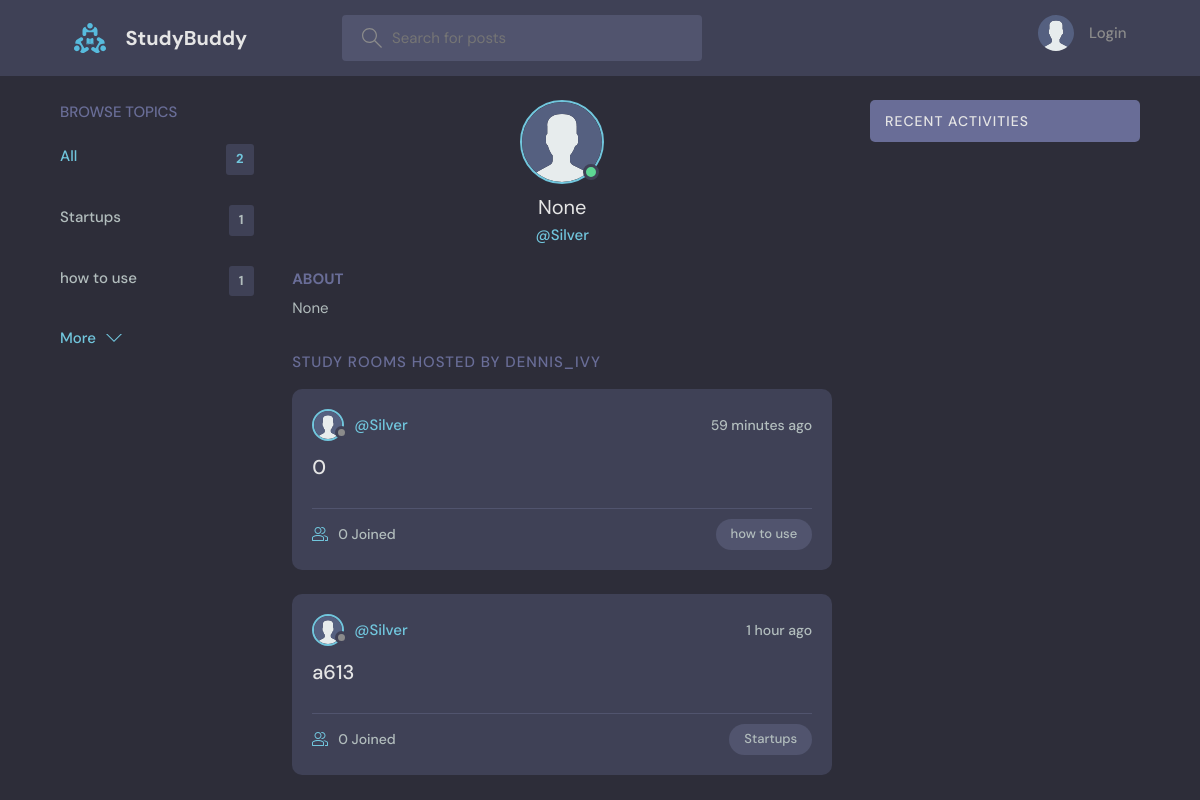
Page /profile/1/ on the committed database.
### base/models.py (models this page shows, shortened)
class Topic(models.Model):
    name = models.CharField(max_length=200)

class User(AbstractUser):
    name = models.CharField(max_length=200, null=True)
    email = models.EmailField(unique=True, null=True)
    bio = models.TextField(null=True)
    avatar = models.ImageField(null=True, default="avatar.svg")

class Room(models.Model):
    host = models.ForeignKey(User, on_delete=models.SET_NULL, null=True)
    topic = models.ForeignKey(Topic, on_delete=models.SET_NULL, null=True)
    name = models.CharField(max_length=200)
    description = models.TextField(null=True, blank=True)
    participants = models.ManyToManyField(
        User, related_name='participants', blank=True)
    updated = models.DateTimeField(auto_now=True)
    created = models.DateTimeField(auto_now_add=True)
    class Meta:
        ordering = ['-updated', '-created']

### base/views.py (the view)
# urls.py: path('profile/<str:pk>/', views.userProfile, name="user-profile"),
def userProfile(request, pk):
    user = User.objects.get(id=pk)
    rooms = user.room_set.all()
    room_messages = user.message_set.all()
    topics = Topic.objects.all()
    context = {'user': user, 'rooms': rooms,
               'room_messages': room_messages, 'topics': topics}
    return render(request, 'base/profile.html', context)

### base/templates/base/profile.html (shortened to what this page needs)
{% extends 'main.html' %}
{% block content %}
<main class="profile-page layout layout--3">
  <div class="container">
    {% include 'base/topics_component.html' %}
    <div class="roomList">
      <div class="profile">
        <div class="profile__avatar">
          <div class="avatar avatar--large active">
            <img src="{{user.avatar.url}}" />
          </div>
        </div>
        <div class="profile__info">
          <h3>{{user.name}}</h3>
          <p>@{{user.username}}</p>
        </div>
        <div class="profile__about">
          <h3>About</h3>
          <p>
            {{user.bio}}
          </p>
        </div>
      </div>
      <div class="roomList__header">
        <div>
          <h2>Study Rooms Hosted by dennis_ivy</a>
          </h2>
        </div>
      </div>
      {% include 'base/feed_component.html' %}
    </div>
    {% include 'base/activity_component.html' %}
  </div>
</main>
{% endblock content %}

### templates/main.html (shortened to what this page needs)
<!DOCTYPE html>
{% load static %}
<html lang="en">
<head>
    <link rel="stylesheet" href="{% static 'styles/style.css' %}" />
</head>
<body>
    {% include 'navbar.html' %}
    {% block content %}
    {% endblock %}
</body>
</html>

### templates/navbar.html (shortened to what this page needs)
{% load static %}
<header class="header header--loggedIn">
    <div class="container">
        <a href="{% url 'home' %}" class="header__logo">
            <img src="{% static 'images/logo.svg' %}" />
            <h1>StudyBuddy</h1>
        </a>
        <form class="header__search" method="GET" action="{% url 'home' %}">
            <label>
                <input name="q" placeholder="Search for posts" />
            </label>
        </form>
        <nav class="header__menu">
            {% if request.user.is_authenticated %}
            <div class="header__user">
                <a href="{% url 'update-user' %}">
                    <div class="avatar avatar--medium active">
                        <img src="{{request.user.avatar.url}}" />
                    </div>
                    <p>{{request.user.username}} <span>@{{request.user.username}}</span></p>
                </a>
                <button class="dropdown-button">
                    <svg version="1.1" xmlns="http://www.w3.org/2000/svg" width="32" height="32" viewBox="0 0 32 32">
                        <title>chevron-down</title>
                        <path d="M16 21l-13-13h-3l16 16 16-16h-3l-13 13z"></path>
                    </svg>
                </button>
            </div>
            {% else %}
            <a href="{% url 'login' %}">
                <img src="{% static 'images/avatar.svg' %}" />
                <p>Login</p>
            </a>
            {% endif %}
        </nav>
    </div>
</header>

### base/templates/base/topics_component.html
<div class="topics">
    <div class="topics__header">
        <h2>Browse Topics</h2>
    </div>
    <ul class="topics__list">
        <li>
            <a href="{% url 'home' %}" class="active">All <span>{{topics.count}}</span></a>
        </li>
        {% for topic in topics %}
        <li>
            <a href="{% url 'home' %}?q={{topic.name}}">{{topic.name}}<span>{{topic.room_set.all.count}}</span></a>
        </li>
        {% endfor %}
    </ul>
    <a class="btn btn--link" href="{% url 'topics' %}">
        More
        <svg version="1.1" xmlns="http://www.w3.org/2000/svg" width="32" height="32" viewBox="0 0 32 32">
            <title>chevron-down</title>
            <path d="M16 21l-13-13h-3l16 16 16-16h-3l-13 13z"></path>
        </svg>
    </a>
</div>

### base/templates/base/feed_component.html (shortened to what this page needs)
{% for room in rooms %}
<div class="roomListRoom">
    <div class="roomListRoom__header">
        <a href="{% url 'user-profile' room.host.id %}" class="roomListRoom__author">
            <div class="avatar avatar--small">
                <img src="{{room.host.avatar.url}}" />
            </div>
            <span>@{{room.host.username}}</span>
        </a>
        <div class="roomListRoom__actions">
            <span>{{room.created|timesince}} ago</span>
        </div>
    </div>
    <div class="roomListRoom__content">
        <a href="{% url 'room' room.id %}">{{room.name}}</a>
    </div>
    <div class="roomListRoom__meta">
        <a href="{% url 'room' room.id %}" class="roomListRoom__joined">
            {{room.participants.all.count}} Joined
        </a>
        <p class="roomListRoom__topic">{{room.topic.name}}</p>
    </div>
</div>
{% endfor %}

### base/templates/base/activity_component.html (shortened to what this page needs)
<div class="activities">
    <div class="activities__header">
        <h2>Recent Activities</h2>
    </div>
</div>

### rows in the picture
Topic: name "Startups", room_set.all.count "1"
Topic: name "how to use", room_set.all.count "1"
User: avatar (placeholder picture), name "None", username "Silver", bio "None"
Room: host.avatar (placeholder picture), host.username "Silver", created "59 minutes", name "0", participants.all.count "0", topic.name "how to use"
Room: host.avatar (placeholder picture), host.username "Silver", created "1 hour", name "a613", participants.all.count "0", topic.name "Startups"

### other values in the picture
{{ topics.count }} "2"
